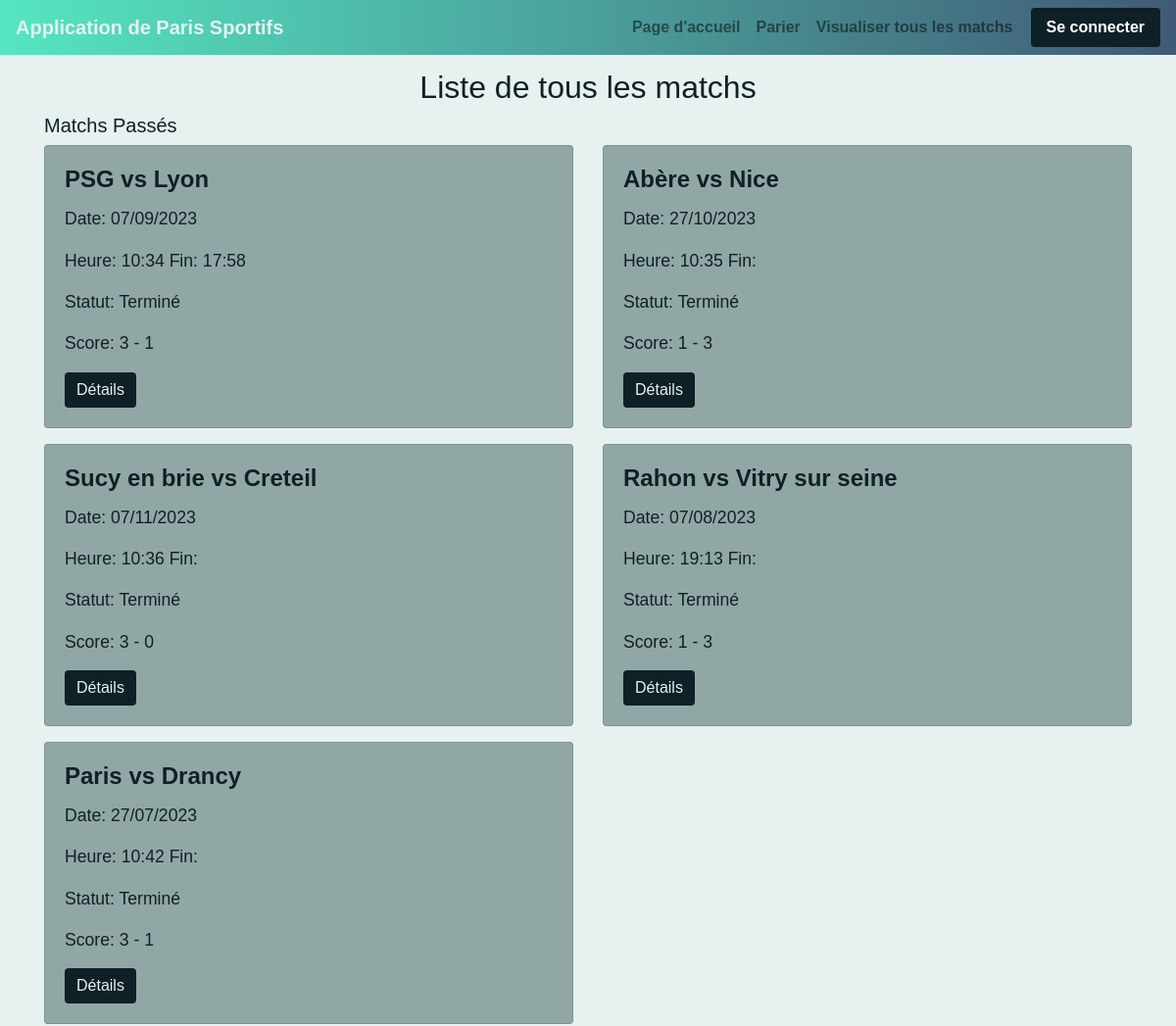
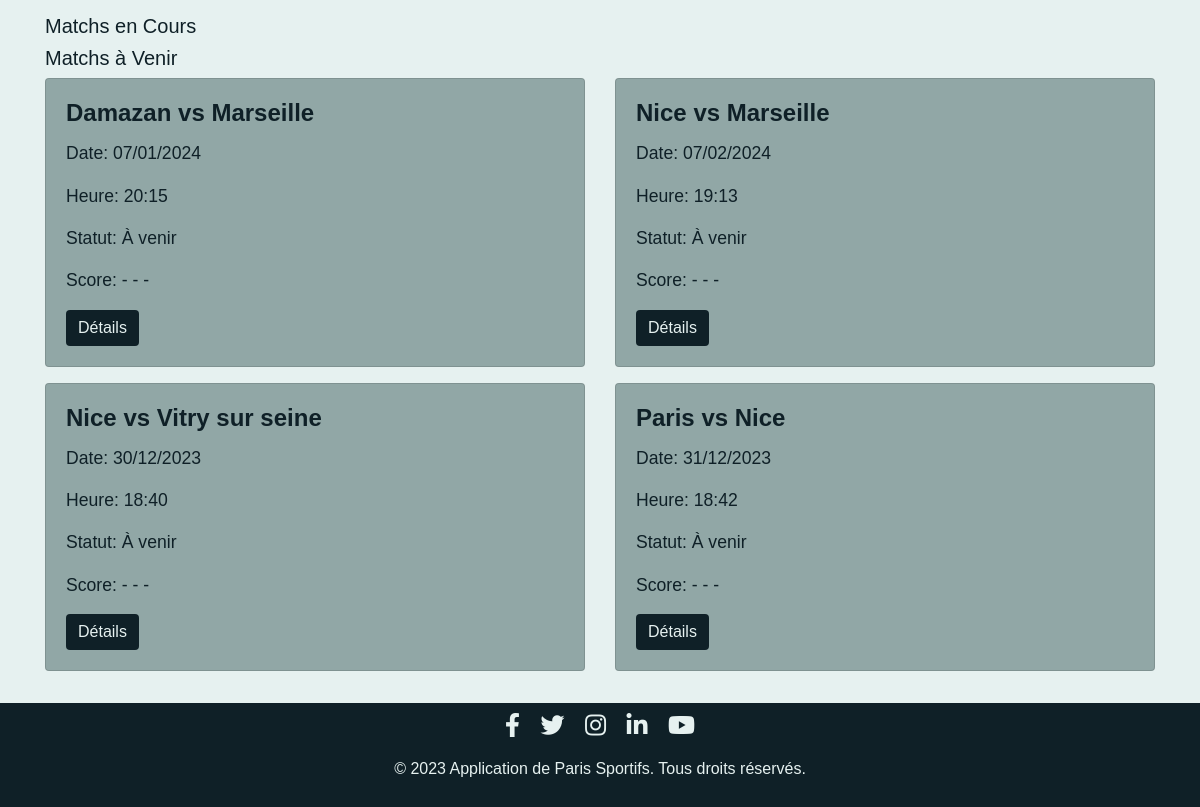
The page /myapp/viewAllMatches/ on the database its author committed (2 pictures, top to bottom).
### myapp/models.py (models this page shows, shortened)
class Match(models.Model):
    STATUS_CHOICES = [
        ('À venir', 'À venir'),
        ('En cours', 'En cours'),
        ('Terminé', 'Terminé'),
    ]
    team1 = models.ForeignKey(Team, on_delete=models.CASCADE, related_name='team1_matches')
    team2 = models.ForeignKey(Team, on_delete=models.CASCADE, related_name='team2_matches')
    match_time = models.DateTimeField()
    venue = models.CharField(max_length=200, null=True, blank=True)
    status = models.CharField(max_length=50, choices=STATUS_CHOICES, default='À venir')
    score_team1 = models.IntegerField(null=True, blank=True)
    score_team2 = models.IntegerField(null=True, blank=True)
    start_time = models.DateTimeField(null=True, blank=True)  # Actual start time of the match
    end_time = models.DateTimeField(null=True, blank=True)  # Actual end time of the match
    odds_team1 = models.DecimalField(max_digits=5, decimal_places=2, null=True, blank=True)  # Odds for team 1
    odds_team2 = models.DecimalField(max_digits=5, decimal_places=2, null=True, blank=True)  # Odds for team 2

class Team(models.Model):
    name = models.CharField(max_length=100)
    logo = models.ImageField(upload_to='team_logos', blank=True, null=True)
    location = models.CharField(max_length=100, null=True, blank=True)
    coach_name = models.CharField(max_length=100, null=True, blank=True)

### myapp/views.py (the view)
# urls.py: path('viewAllMatches/', views.all_matches_view, name='view_all_matches'),
def all_matches_view(request):
    now = timezone.now()
    all_matches = Match.objects.all()
    past_matches = Match.objects.filter(match_time__lt=now, status='Terminé')
    current_matches = Match.objects.filter(match_time__lte=now, match_time__gte=now - timezone.timedelta(hours=2),
                                           status='En cours')
    upcoming_matches = Match.objects.filter(match_time__gt=now, status='À venir')
    context = {
        'past_matches': past_matches,
        'current_matches': current_matches,
        'upcoming_matches': upcoming_matches
    }
    return render(request, 'viewAllMatches.html', context)

### myapp/templates/viewAllMatches.html (shortened to what this page needs)
<!DOCTYPE html>
<html lang="fr">
{% load static %}
<head>
    <link href="https://maxcdn.bootstrapcdn.com/bootstrap/4.5.2/css/bootstrap.min.css" rel="stylesheet">
    <link rel="stylesheet" href="{% static 'styles.css' %}">
    <link rel="stylesheet" href="https://cdnjs.cloudflare.com/ajax/libs/font-awesome/5.15.3/css/all.min.css">
</head>
<body>
    {% include 'navBar.html' %}
 <div class="container mt-5 marinbuttom120"  >
    <div class="text-center">
        <h2 class="margin20">Liste de tous les matchs</h2>
    </div>
    <section>
    <h5>Matchs Passés</h5>
    <div class="row">
        {% for match in past_matches %}
        <div class="col-md-6 mb-3">
            <div class="card">
                <div class="card-body">
                    <h5 class="card-title">{{ match.team1.name }} vs {{ match.team2.name }}</h5>
                    <p class="card-text">Date: {{ match.match_time|date:"d/m/Y" }}</p>
                    <p class="card-text">Heure: {{ match.match_time|date:"H:i" }}  Fin: {{ match.end_time|date:"H:i" }}  </p>
                    <p class="card-text">Statut: {{ match.status }}</p>
                    {% if match.status != 'À venir' %}
                    <p class="card-text">Score: {{ match.score_team1 }} - {{ match.score_team2 }}</p>
                    {% endif %}
                    <a href="{% url 'myapp:match_detail' match.id %}" class="btn btn-primary">Détails</a>
                </div>
            </div>
        </div>
        {% endfor %}
    </div>
</section>
    <section>
    <h5>Matchs en Cours</h5>
</section>
    <section>
    <h5>Matchs à Venir</h5>
    <div class="row">
        {% for match in upcoming_matches %}
        <div class="col-md-6 mb-3">
            <div class="card">
                <div class="card-body">
                    <h5 class="card-title">{{ match.team1.name }} vs {{ match.team2.name }}</h5>
                    <p class="card-text">Date: {{ match.match_time|date:"d/m/Y" }}</p>
                    <p class="card-text">Heure: {{ match.match_time|date:"H:i" }}</p>
                    <p class="card-text">Statut: {{ match.status }}</p>
                    {% if match.status == 'À venir' %}
                    <p class="card-text">Score: - - -</p>
                    {% endif %}
                    <a href="{% url 'myapp:match_detail' match.id %}" class="btn btn-primary">Détails</a>
                </div>
            </div>
        </div>
        {% endfor %}
    </div>
</section>
</div>
    {% include 'footer.html' %}
</body>
</html>

### myapp/static/styles.css (style rules this page uses)
body { font-family: Arial, sans-serif; }
body { background-color: #E6F1F0; color: #BDC7C9; }
h1, h2, h3, h4, h5, h6 { color: #0F2027; }
.btn-primary { background-color: #0F2027; color: #E6F1F0; border: none; }
a, .btn-secondary { color: #2C5364; }
.card { background-color: #91a7a6; }
.card-title { font-size: 1.5em; font-weight: bold; }
.card-text { font-size: 1.1em; line-height: 1.5; color: #404040; }
.container.mt-5 p { color: #0F2027; }
.margin20 { margin-top: 70px; }
.marinbuttom120 { margin-bottom: 120px; }

### rows shown on the page
Match: team1.name "PSG", team2.name "Lyon", match_time "07/09/2023", match_time "10:34", end_time "17:58", status "Terminé", score_team1 "3", score_team2 "1"
Match: team1.name "Abère", team2.name "Nice", match_time "27/10/2023", match_time "10:35", status "Terminé", score_team1 "1", score_team2 "3"
Match: team1.name "Sucy en brie", team2.name "Creteil", match_time "07/11/2023", match_time "10:36", status "Terminé", score_team1 "3", score_team2 "0"
Match: team1.name "Rahon", team2.name "Vitry sur seine", match_time "07/08/2023", match_time "19:13", status "Terminé", score_team1 "1", score_team2 "3"
Match: team1.name "Paris", team2.name "Drancy", match_time "27/07/2023", match_time "10:42", status "Terminé", score_team1 "3", score_team2 "1"
Match: team1.name "Damazan", team2.name "Marseille", match_time "07/01/2024", match_time "20:15", status "À venir", shows "Score: - - -"
Match: team1.name "Nice", team2.name "Marseille", match_time "07/02/2024", match_time "19:13", status "À venir", shows "Score: - - -"
Match: team1.name "Nice", team2.name "Vitry sur seine", match_time "30/12/2023", match_time "18:40", status "À venir", shows "Score: - - -"
Match: team1.name "Paris", team2.name "Nice", match_time "31/12/2023", match_time "18:42", status "À venir", shows "Score: - - -"
